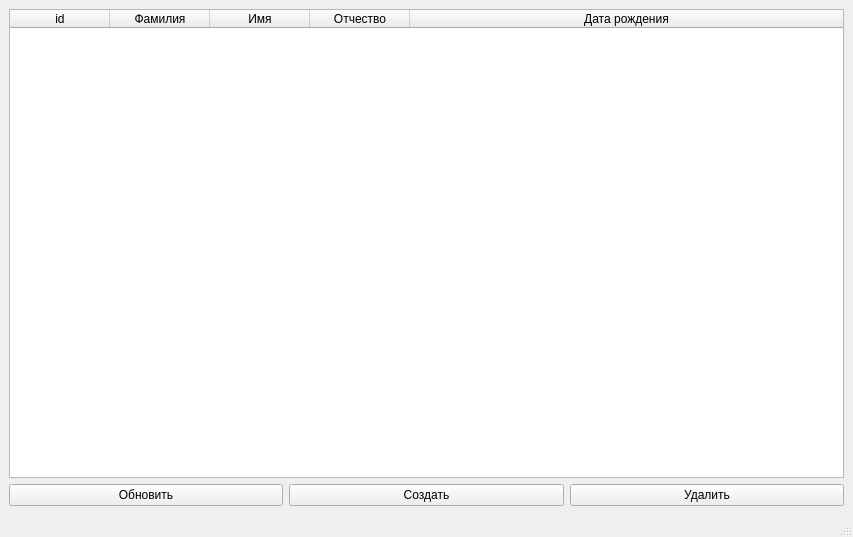
<?xml version="1.0" encoding="UTF-8"?>
<ui version="4.0">
 <class>MainWindow</class>
 <widget class="QMainWindow" name="MainWindow">
  <property name="geometry">
   <rect>
    <x>0</x>
    <y>0</y>
    <width>853</width>
    <height>537</height>
   </rect>
  </property>
  <property name="windowTitle">
   <string>MainWindow</string>
  </property>
  <widget class="QWidget" name="centralwidget">
   <layout class="QVBoxLayout" name="verticalLayout">
    <item>
     <widget class="QTableWidget" name="tableWidget">
      <attribute name="horizontalHeaderStretchLastSection">
       <bool>true</bool>
      </attribute>
      <column>
       <property name="text">
        <string>id</string>
       </property>
      </column>
      <column>
       <property name="text">
        <string>Фамилия</string>
       </property>
      </column>
      <column>
       <property name="text">
        <string>Имя</string>
       </property>
      </column>
      <column>
       <property name="text">
        <string>Отчество</string>
       </property>
      </column>
      <column>
       <property name="text">
        <string>Дата рождения</string>
       </property>
      </column>
     </widget>
    </item>
    <item>
     <layout class="QHBoxLayout" name="horizontalLayout">
      <item>
       <widget class="QPushButton" name="push_button_update">
        <property name="text">
         <string>Обновить</string>
        </property>
       </widget>
      </item>
      <item>
       <widget class="QPushButton" name="push_button_create">
        <property name="text">
         <string>Создать</string>
        </property>
       </widget>
      </item>
      <item>
       <widget class="QPushButton" name="push_button_delete">
        <property name="text">
         <string>Удалить</string>
        </property>
       </widget>
      </item>
     </layout>
    </item>
   </layout>
  </widget>
  <widget class="QMenuBar" name="menubar">
   <property name="geometry">
    <rect>
     <x>0</x>
     <y>0</y>
     <width>853</width>
     <height>26</height>
    </rect>
   </property>
  </widget>
  <widget class="QStatusBar" name="statusbar"/>
 </widget>
 <resources/>
 <connections/>
</ui>
